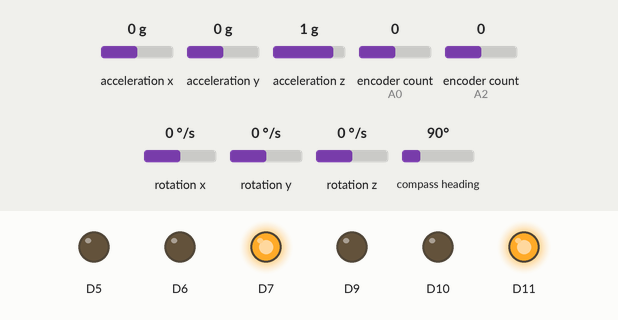
Simulated run of this sketch. Board: Arduino Zero (SAMD21). Parts: output pins drawn as LEDs (lit = HIGH). Inputs (shaded band) come from the test bench; at power-on: encoder count (sensors on A0, A2) 0, acceleration x 0 g, acceleration y 0 g, acceleration z 1 g, rotation x 0 °/s, rotation y 0 °/s, rotation z 0 °/s, compass heading 90°. What the sketch prints to the serial monitor is not drawn.

Above: at 2.2 s.
2.3 s: encoder count (sensor on A0) set to 1
At 2.8 s:
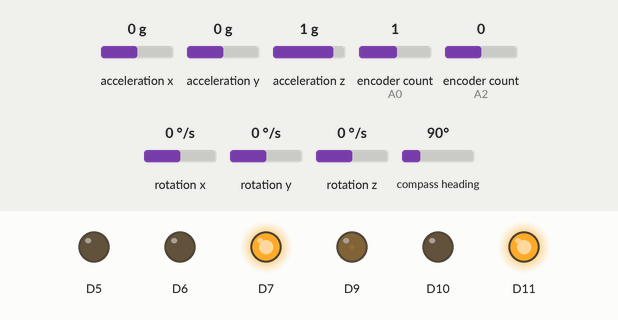
3.8 s: encoder count (sensor on A2) set to 1
At 4.2 s:
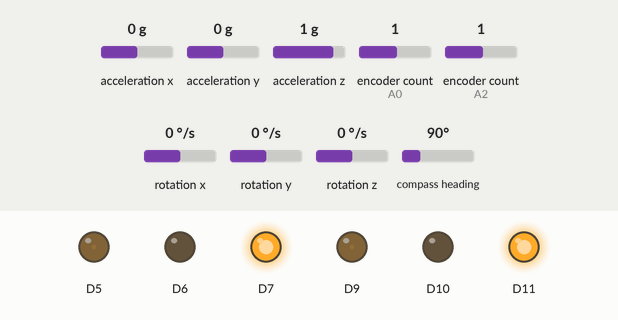
5.3 s: encoder count (sensor on A0) set to 0
At 6.4 s:
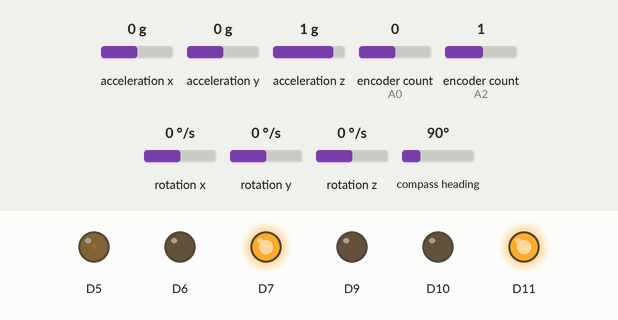
6.8 s: encoder count (sensor on A2) set to 0
At 7.7 s:
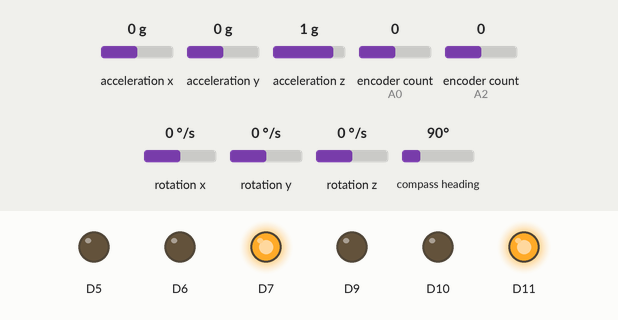
8.3 s: encoder count (sensor on A0) set to -1
At 9.1 s:
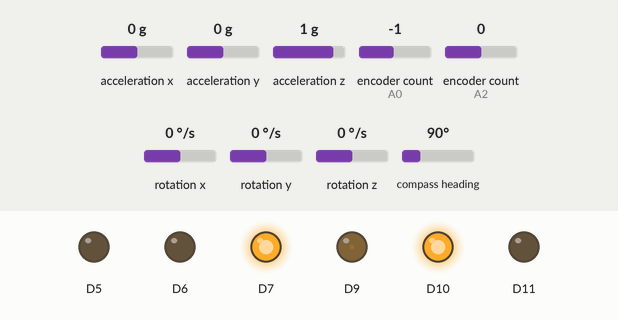
9.8 s: encoder count (sensor on A2) set to -1
At 10.5 s:
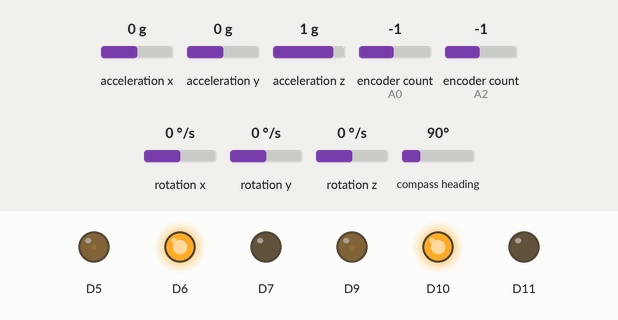
Timing chart, 0 to 12.3 s (numbered marks = the images above; inputs shaded):
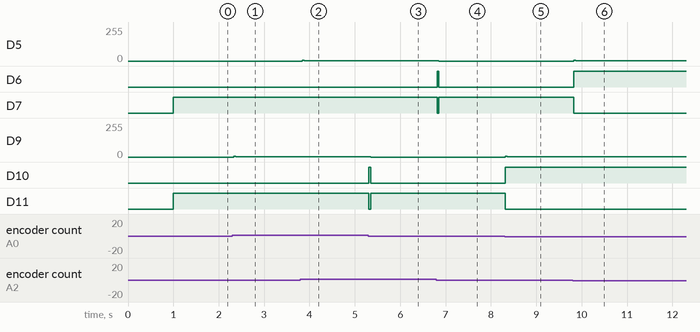

The sketch:

test_motor_code.ino
```cpp
#define ENCODER_OPTIMIZE_INTERRUPTS
#include <Encoder.h>
#include <Wire.h>
#include <Adafruit_Sensor.h>
#include <Adafruit_BNO055.h>
#include <utility/imumaths.h>
Adafruit_BNO055 bno = Adafruit_BNO055(-1, 0x28);

class Motor{

  public:
    Motor(double m_dt, int m_dir_pin1, int m_dir_pin2, int m_pwm_pin,int m_read_pin1,int m_read_pin2);
    Encoder* motorencoder;
    double target_rpm_l;
    double target_rpm_r;
    double target_rpm;
    double measured_rpm;
    double last_err;
    double dt,dtt;
    double err, err_i, err_d;
    double kp, kd, ki;
    double output;
    long pulse;


    void controlByPID();
    void computeError();
    void inputdata();
    void readdata();
    void setupPID(double m_kp, double m_ki, double m_kd);
    void setRPMs(double m_target_rpm, double m_measured_rpm);

  private:
    int dir_pin1, dir_pin2, pwm_pin;

};

Motor m1(0.04, 10, 11, 9, 14, 15), m2(0.04, 6, 7, 5, 16, 17);

Motor::Motor(double m_dt, int m_dir_pin1, int m_dir_pin2, int m_pwm_pin,int m_read_pin1,int m_read_pin2){
  motorencoder = new Encoder(m_read_pin1,m_read_pin2);
  dt = m_dt;
  dtt= m_dt*1000;
  err = 0.0;
  err_i = 0.0;
  err_d = 0.0;
  last_err = 0.0;
  output = 0.0;
  dir_pin1 = m_dir_pin1;
  dir_pin2 = m_dir_pin2;
  pwm_pin = m_pwm_pin;

  pinMode(m_dir_pin1, OUTPUT);
  pinMode(m_dir_pin2, OUTPUT);
  pinMode(m_pwm_pin, OUTPUT);
  analogWriteFrequency(m_pwm_pin,93750);
  analogWriteResolution(10);
}

void Motor::setRPMs(double m_target_rpm, double m_measured_rpm){
  target_rpm = m_target_rpm;
  measured_rpm = m_measured_rpm;
}

void Motor::setupPID(double m_kp, double m_ki, double m_kd){
  kp = m_kp;
  ki = m_ki;
  kd = m_kd;
}

void Motor::controlByPID(){

  output = kp * err + ki *err_i + kd* err_d;
  //once we get output we can set direction
  if(output>0){
    output = min(output,950);
    digitalWrite(dir_pin1,HIGH);
    digitalWrite(dir_pin2,LOW);
    analogWrite(pwm_pin, output);
  }
  else{
    output = output * -1.0;
    output = min(output,950);
    digitalWrite(dir_pin1,LOW);
    digitalWrite(dir_pin2,HIGH);
    analogWrite(pwm_pin, output);
  }

}

void Motor::computeError(){
  err = target_rpm - measured_rpm;
  err_i = err_i + err * dt;
  err_d = (err - last_err)/dt;
  last_err = err;
}

void Motor::inputdata(){
if(Serial.available()>7){
    int A = Serial.read();
    int B = Serial.read()-48;
    int C = Serial.read()-48;
    int D = Serial.read()-48;
    int E = Serial.read();
    int F = Serial.read()-48;
    int G = Serial.read()-48;
    int H = Serial.read()-48;
    double m_v_input = B*1.0+C/10.0+D/100.0;
    double m_w_input = F*1.0+G/10.0+H/100.0;
      if(A == 45){
        m_v_input = m_v_input *-1.0;
      }
      else if(A == 43){
        m_v_input = m_v_input*1.0;
      }
      if(E == 45){
        m_w_input =  m_w_input*-1.0;
      }
      else if(E == 43){
        m_w_input =  m_w_input*1.0;
      }
    double target_r = m_v_input*30.0/3.14159/0.065*4*60;
    double target_l = m_v_input*30.0/3.14159/0.065*4*60;
    double m_required_v_r = 0.081 * m_w_input;
    double m_required_v_l = -1.0*0.081 * m_w_input;
    double target_rotation_r = m_required_v_r*30.0/3.14159/0.065*4*60;
    double target_rotation_l = m_required_v_l*30.0/3.14159/0.065*4*60;
    double tar_rpm_L=target_r + target_rotation_r;
    double tar_rpm_R=target_l + target_rotation_l;
    target_rpm_l = tar_rpm_L;
    target_rpm_r = tar_rpm_R;
      }
  else{
    int serial_length = Serial.available();
    for(int i=0;i<serial_length;i++){
      int dummy_reader = Serial.read();
    }
  }
  }

void Motor::readdata(){
  pulse = motorencoder->read();
  measured_rpm = (pulse*1/dt*60)/13;
  motorencoder->write(0);
}


double getAngvel(){
  double result;
  sensors_event_t angVelocityData;
  bno.getEvent(&angVelocityData,Adafruit_BNO055::VECTOR_GYROSCOPE);
  result = angVelocityData.gyro.z;
  return result;
}
double get_estimate_V(){
  double result;
  result = (m1.target_rpm_l/30*3.14159*0.065/4/60)/2+(m1.target_rpm_r/30*3.14159*0.065/4/60)/2;
  return result;
}

double get_estimate_W(){
 double result;
  result = (m1.target_rpm_l/30*3.14159*0.065/4/60/ 0.081)/2 + (-m1.target_rpm_r/30*3.14159*0.065/4/60/ 0.081)/2;
  return result;
}


void setup() {
  Serial.begin(115200);
  if(!bno.begin())
  {
    while(1);
  }
  delay(1000);
}

void loop() {
  double angvel = getAngvel();

  m1.inputdata();
  m1.readdata();
  m2.readdata();

   double estimateV = get_estimate_V();
  double estimateW = get_estimate_W();

  m1.setupPID(0.02, 0.6, 0.00000001);
  m2.setupPID(0.02, 0.6, 0.00000001);

  m1.setRPMs(m1.target_rpm_l, m1.measured_rpm);
  m2.setRPMs(m1.target_rpm_r, m2.measured_rpm);

  m1.computeError();
  m2.computeError();

  m1.controlByPID();
  m2.controlByPID();
  delay(m1.dtt);

Serial.printf("m1 cur rpm: %.2f  ,m2 cur rpm: %.2f  ,m1 tar rpm: %.2f  ,m2 tar rpm: %.2f\n", m1.measured_rpm,m1.measured_rpm,m1.target_rpm_l,m1.target_rpm_r);
Serial.printf("estimateV: %.2f,estimateW : %.2f\n", estimateV,estimateW);
//Serial.printf("angv: %.2f\n", angvel);
;
}
```

Measured:
- after the input at 2.3 s, D9: 0/255 → 2/255 at once
- after the input at 3.8 s, D5: 0/255 → 2/255 at once
- after the input at 5.3 s, D9: 2/255 → 0/255 after 0.05 s; D10: LOW → HIGH at once, → LOW 0.04 s later; D11: HIGH → LOW at once, → HIGH 0.04 s later
- after the input at 6.8 s, D5: 2/255 → 0/255 after 0.05 s; D6: LOW → HIGH at once, → LOW 0.04 s later; D7: HIGH → LOW at once, → HIGH 0.04 s later
- after the input at 8.3 s, D9: 0/255 → 2/255 at once; D10: LOW → HIGH at once; D11: HIGH → LOW at once
- after the input at 9.8 s, D5: 0/255 → 2/255 at once; D6: LOW → HIGH at once; D7: HIGH → LOW at once
